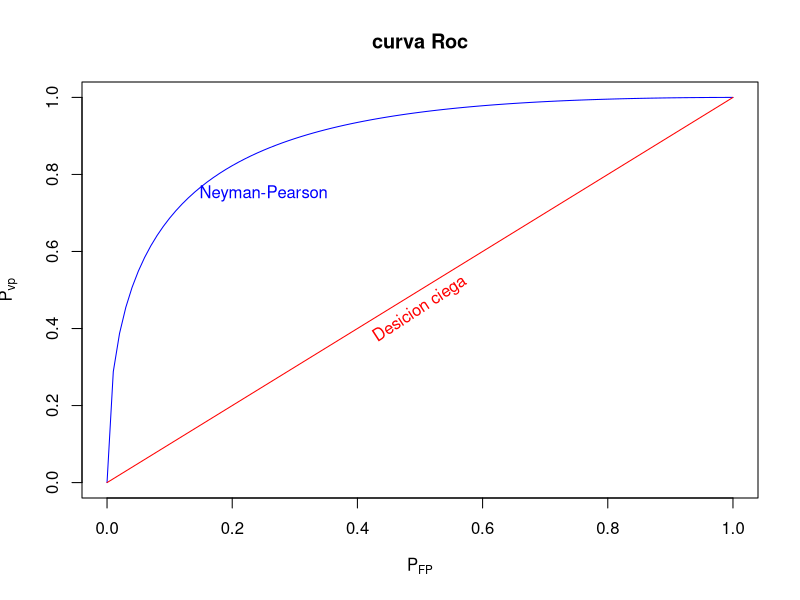
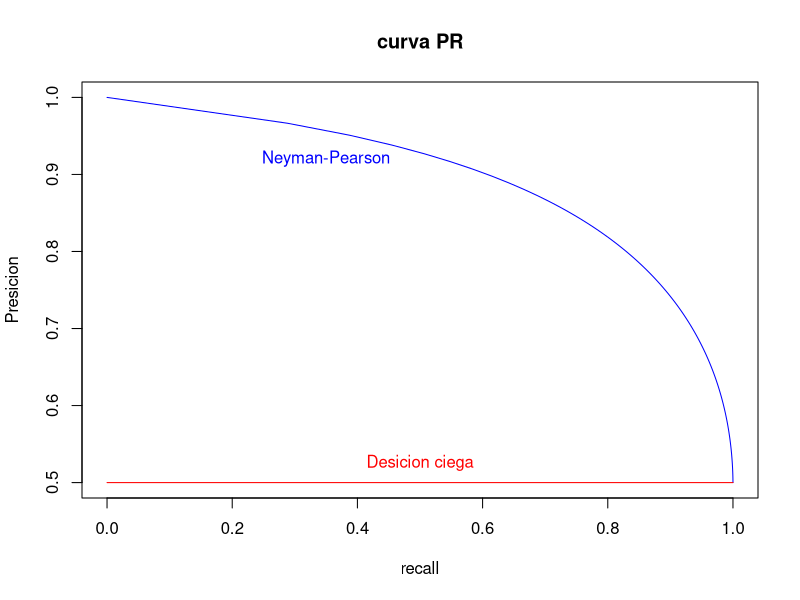
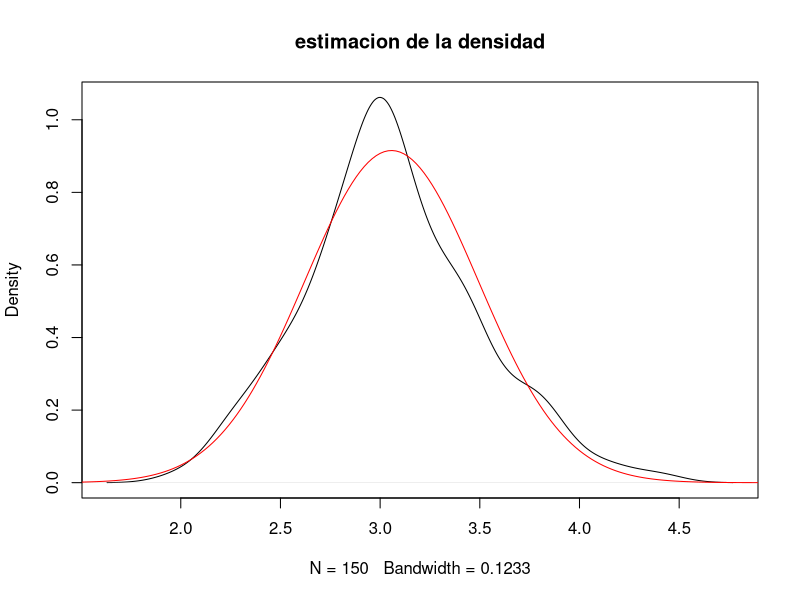
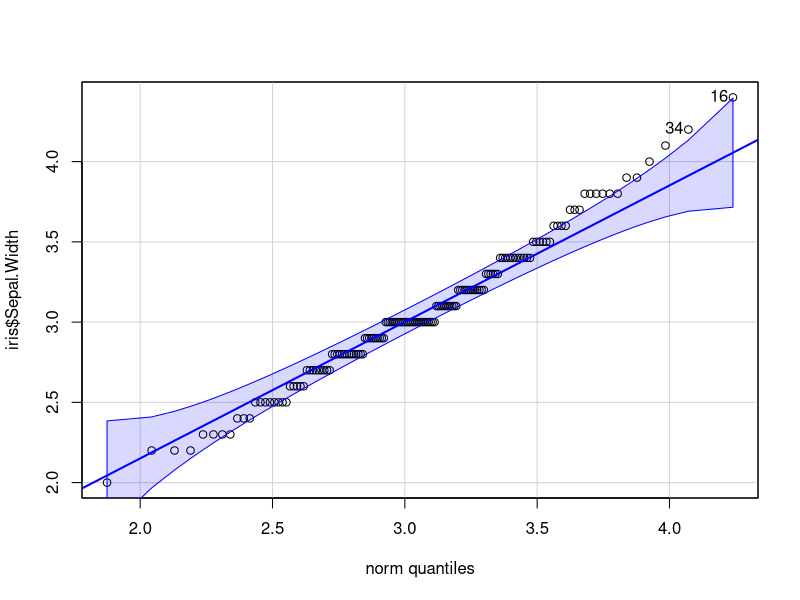

Recreate these plots in R, in order.
## ---- chunk 1
knitr::opts_chunk$set(echo = TRUE)
## ---- chunk 2

alphas <- seq(from=0, to=1, by=0.01)
tasa.falsos.positivos <- alphas
tasa.veredaderos.positivos <- 1 - pnorm(qnorm(1-alphas)-(2.5-2)/(2/sqrt(50)))

plot(tasa.falsos.positivos, tasa.veredaderos.positivos, type="l",
     xlab = expression(P[FP]),
     ylab = expression(P[vp]),
     main = "curva Roc",
     col = "blue"
     )
text(0.25, 0.75, "Neyman-Pearson",
     col="blue")
lines(c(0,1), c(0,1), col="red")
text(0.5, 0.45, srt=33, "Desicion ciega", col="red")


## ---- chunk 3
precision <- tasa.veredaderos.positivos/(tasa.falsos.positivos + tasa.veredaderos.positivos)
precision[1]=1

reca_ll <- tasa.veredaderos.positivos

plot(reca_ll, precision, type="l", xlab="recall", ylab="Presicion",
     main="curva PR", col="blue")
text(0.35, 0.92, "Neyman-Pearson",
     col="blue")
lines(c(0,1), c(0.5,0.5), col="red")
text(0.5, 0.525, "Desicion ciega", col="red")
## ---- chunk 4
muestra <- iris$Sepal.Width
plot(density(muestra), main="estimacion de la densidad")

x <- seq(from=1, to=5, by=0.02)
mu <- mean(iris$Sepal.Width)
sigma <- sd(iris$Sepal.Width)
lines(x, dnorm(x, mean=mu, sd=sigma), col="red")

## ---- chunk 5
library(car)

qqPlot(iris$Sepal.Width, distribution="norm", mean=mu, sd=sigma)
## ---- chunk 6
set.seed(2020)
muestra.flores <- sample(iris$Species, 30)
chisq.test(table(muestra.flores), simulate.p.value = T, B=2000)
  
## ---- chunk 7
y <- c(1.6, 1.8, 2.8, 3.9, 4.3, 4.7, 4.8, 7.3, 8.7, 11.7)
fxt <- 1-exp(-y/5)
g <- 1:10
df1 <- data.frame(i= g, xi=y, fx = fxt, 
                  fx1 = abs(fxt-(g-1)/10),
                  fxt = abs(fxt -(g/10)))

df1$fxM <- pmax(df1$fx1, df1$fxt)

knitr::kable(df1)

## ---- chunk 8
to <- c(2,4,7,8,9,10,10,6)
Fac <- c(1,1,2,2,2,3,3,3)
to_2 <- to^2
df <- data.frame(to, Fac, to_2)
N1 <- length(Fac)
niveles_sumas <- aggregate(to ~ Fac, data = df, FUN = sum)
medias_niveles <- aggregate(to ~ Fac, data = df, FUN = mean)


##### suma de los cuadrados totales 

suma_de_cuadrados <- sum(to_2) - (sum(to)^2/N1)



#### suma de los cuadrados de los ta tam

SST <- sum(niveles_sumas$to^2/table(Fac))-(sum(to)^2/N1)
##suma de residuos 

SSTr <- suma_de_cuadrados - SST 

print(c(suma_de_cuadrados, SST, SSTr))

## ---- chunk 9

MSTr <- SSTr/(3-1)
MSe <- suma_de_cuadrados/(length(to)-3)

est <- MSTr/MSe

(p = pf(est,3-1,8-3,lower.tail = FALSE))
print(c(MSTr, MSe, est))
p
summary(aov(to~Fac))
## ---- chunk 10
lb <- c(4, 5, 9,9, 11, 12, 15) #variables
fac<- c(1,1,2,2,2,3,3) #factores
n1 <- c(2,3,2) #numer de observaciones por factor 
N<- sum(n1) # universo
K <- 3
M <- mean(lb) # media
LB <- lb^2 # variables al cuadrado
df2 <- data.frame(lb, fac, LB)
Niv_suma <- aggregate(lb~fac,data = df2, FUN = sum) # niveles de suma 
niv_media <- aggregate(lb~fac, data = df2, FUN=mean) # nveles de la #media 


## ---- chunk 11
#sumas de cuadrados 
SMC <- sum(LB) - (sum(lb)^2/N)
#suma de los cuadrados de los tratamientos
SST2 <- SST <- sum(Niv_suma$lb^2/table(fac))-(sum(lb)^2/N)
#suma de los residuos
SSTr2 <- SMC - SST2

print(c(SMC, SST2,SSTr2))

## ---- chunk 12
# cuadrado medio de ,os tratamientos
# K=3 representa el numero de factores
Mstr2 <- SST2/(3-1) #suma de los cuadrados de los tratamientos 
# cuadrado medio residual 
MSE2 <- SSTr2/(N-3) #suma de  los residuos
# estadistco de contraste
ets <- Mstr2/MSE2

print(c(Mstr2, MSE2, ets))
## ---- chunk 13
p=pf(ets, 3-2, N-2, lower.tail = FALSE)
p

summary(aov(lb~fac))
## ---- chunk 14
#hacemos el vector de enparejamiento
emp <- rbind(c(1,2), c(1,3), c(2,3))
#construimos los estadisticos de contraste
estadist_contraste <- (niv_media[emp[,1],2]- niv_media[emp[,2],2])/(sqrt(MSE2*(1/10+1/10)))
df3 <- data.frame(emp, estadist_contraste)
estadist_contraste
## ---- chunk 15
calcul.pvalor <- function(x){2*(1-pt(abs(x), N-K))}
p.valores <- sapply(estadist_contraste, calcul.pvalor)
df4<-cbind(df3,p.valores)
pares <- emp[which(p.valores>(0.05/3)),]
p.valores
pares
## ---- chunk 16
pairwise.t.test(lb, fac, p.adjust.method = "bonferroni")
## ---- chunk 17
pairwise.t.test(lb, fac, p.adjust.method = "holm")
## ---- chunk 18
f1 <- c(2.1, 2.2, 1.8, 2.1, 2.2, 2.6, 1.9, 2.0, 1.8, 2.7, 1.6, 2.2,2.0, 2.5, 2.0, 2.4,1.9, 2.8, 1.9, 2.1)

fertilizante <- rep(1:4, 5)
parcela <- rep(1:5, each=4)

df3 <- data.frame(f1, parcela, fertilizante)

## ---- chunk 19
sum.trata <- aggregate(f1~parcela, data=df3, FUN = "sum")
sum.bloque <- aggregate(f1~fertilizante, data=df3, FUN="sum")
media.trata <- aggregate(f1~parcela, data=df3, FUN = "mean")
media.bloque <-aggregate(f1~fertilizante, data=df3, FUN = "mean")
suma.total <- sum(df3$f1)
media.total <- mean(df3$f1)
suma.total.cuadrados <- sum(df3$f1^2)

## ---- chunk 20

SST <- (suma.total.cuadrados - suma.total^2/length(df3$f1))

SST
  
## ---- chunk 21
bloques <- 4
tratamientos <- 5

SS.tr <- ((sum(sum.trata[,2]^2)/bloques) - (suma.total^2)/length(df3$parcela))

SS.tr
## ---- chunk 22
SS.Bl <- ((sum(sum.bloque[,2]^2)/tratamientos) - (suma.total^2)/length(df3$parcela))

SS.Bl
## ---- chunk 23
SSE <- SST-SS.tr - SS.Bl

SSE
## ---- chunk 24
MStr <- SS.tr/(tratamientos-1)
MStr
## ---- chunk 25
MS.e <- SSE/((tratamientos-1)*(bloques-1))
 
MS.e
## ---- chunk 26
MSBL <- SS.Bl/(bloques-1)
MSBL
## ---- chunk 27
Fish <- MStr/MS.e
Fish
## ---- chunk 28
pf = pf(Fish, (tratamientos-1), (tratamientos-1)*(bloques-1))
pf
## ---- chunk 29
name_molusco <- rep(c(rep("scabria", 8), rep("digitalis", 8)), 3)
fact_molusco <- rep(rep(1:2, each=8), 3)
fact_concentracion <-rep(c(100, 75, 50), each=16)
medias_fac <- c(7.16, 6.78, 13.60, 8.93, 8.26, 14.00, 16.10, 9.66, 6.14, 3.86, 10.40, 5.49, 6.14, 10, 11.60, 5.80, 5.20, 5.20, 7.18, 6.37, 13.20, 8.39, 10.40, 7.18, 4.47, 9.90, 5.75, 11.8, 4.95, 6.49, 5.44, 9.90,11.11,
                9.74, 18.8, 9.74, 10.50, 14.60, 11.10, 11.80, 9.63, 6.38, 13.40, 14.50, 15.50, 10.20, 17.70, 12.30)

df4 <- data.frame(name_molusco, fact_molusco, fact_concentracion, medias_fac)

head(df4, 10)

## ---- chunk 30
suma_combinacion_niv <- aggregate(medias_fac ~ fact_molusco + fact_concentracion, data = df4, FUN="sum")

suma_combinacion_niv
## ---- chunk 31
media_combinacion_niv <- aggregate(medias_fac ~ fact_molusco + fact_concentracion, data = df4, FUN="mean")

media_combinacion_niv
## ---- chunk 32
suma_moluscos <- aggregate(medias_fac ~ fact_molusco, data=df4, FUN="sum")

suma_moluscos


## ---- chunk 33
media_moluscos <- aggregate(medias_fac ~ fact_molusco, data=df4, FUN="mean")

media_moluscos
## ---- chunk 34
suma_concentraciones <- aggregate(medias_fac ~ fact_concentracion, data=df4, FUN="sum")

suma_concentraciones
## ---- chunk 35
media_concentracion <- aggregate(medias_fac ~ fact_concentracion, data=df4, FUN="mean")

media_concentracion
## ---- chunk 36
(suma.total <- sum(df4$medias_fac))
(media.total <- mean(df4$medias_fac))
(suma.cuadrados <- sum(df4$medias_fac^2))

print(c(suma.total, media.total, suma.cuadrados))
## ---- chunk 37
SSt <- suma.cuadrados - suma.total^2/(2*3*8)
SSt
## ---- chunk 38
B <- (tapply(suma_combinacion_niv$medias_fac,suma_combinacion_niv$fact_concentracion, mean))

(SSA <- ((1/(3*8))*sum(suma_moluscos[,2]^2)) - suma.total^2/(2*3*8))

SSA
## ---- chunk 39

SSB <- (sum(suma_concentraciones[,2]^2)*(1/(2*8))) - suma.total^2/(2*3*8)

SSB
## ---- chunk 40
SSTr <- (1/8)*sum(suma_combinacion_niv$medias_fac^2)-suma.total^2/(2*3*8)

SSTr
## ---- chunk 41
SSAb <- (SSTr-SSA-SSB)

SSAb
## ---- chunk 42
SSE <- (SSt-SSTr)
SSE
## ---- chunk 43
MSa <- SSA/(2-1) 
MSa
## ---- chunk 44
MSb <- SSB/(3-1)
MSb
## ---- chunk 45
MSab <- SSAb/(3)

MSab
## ---- chunk 46
MSTr <- SSTr/((3*2)-1)

MSTr
## ---- chunk 47
MSSe <- SSE/(3*2*(8-1)) 
MSSe
## ---- chunk 48
var  <- c("Tratamientos", "A", "B", "AB", "Error")
GDL<- c((3*2-1), 1, 2, 2,3*2*(8-1))
suma_cuadrados <- c(SSTr, SSA, SSB, SSAb, SSE) 

Df5<- data.frame(var, GDL, suma_cuadrados)
library(tidyverse)

## ---- chunk 49
 

calculo.pvalor <- function(x, y, n){
  n <- (length(df4$medias_fac)-3*2)
  y <- GDL
  pf(x, y, n, lower.tail=FALSE)
}
sapply(Df5$est_contraste,FUN=calculo.pvalor)
## ---- chunk 50

Df5 <- Df5 %>% mutate(est_contraste=suma_cuadrados/MSSe) %>% 
  mutate(pvalores=c(0, 0.213073, 0, 0.852562, 0))
